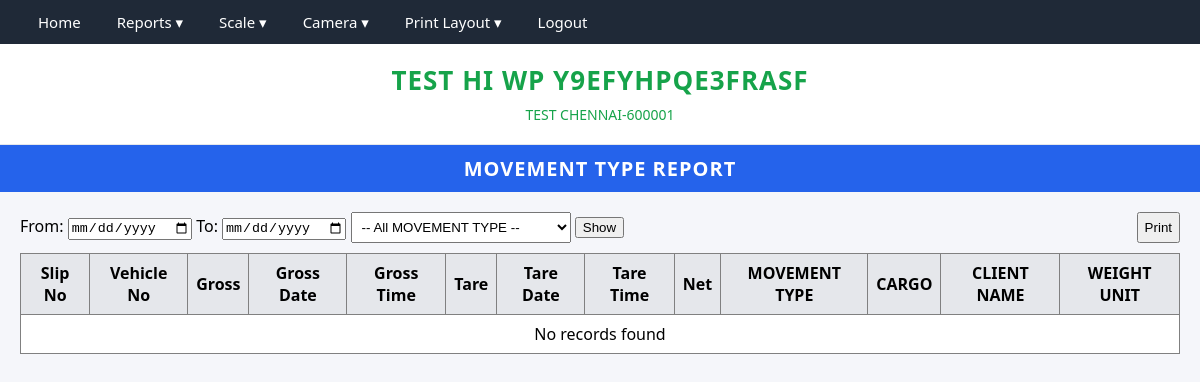
Screenshot of /dynamic_report.php?field_id=1 (signed in) with the database file from the repository.
### tables this page shows
CREATE TABLE `company` (
  `id` int(11) NOT NULL AUTO_INCREMENT,
  `company_name` varchar(255) NOT NULL,
  `company_address` text DEFAULT NULL,
  `gst_number` varchar(50) DEFAULT NULL,
  `phone` varchar(50) DEFAULT NULL,
  `email` varchar(100) DEFAULT NULL,
  PRIMARY KEY (`id`)
);

CREATE TABLE `weighment_fields` (
  `id` int(11) NOT NULL AUTO_INCREMENT,
  `company_id` int(11) NOT NULL,
  `field_name` varchar(50) NOT NULL,
  `field_label` varchar(100) NOT NULL,
  `field_type` enum('text','number','date','dropdown') NOT NULL,
  `field_values` varchar(255) DEFAULT NULL,
  `field_options` text DEFAULT NULL,
  `is_required` tinyint(1) DEFAULT 0,
  `field_order` int(11) DEFAULT 0,
  `is_active` tinyint(1) NOT NULL DEFAULT 1,
  PRIMARY KEY (`id`)
);

### functions.php (called while the page is built, shortened)
<?php
function ensureSchemaIntegrity($conn) {
    static $executed = false;
    if ($executed) return;
    $executed = true;
    $tables = ['weighments', 'sweighment', 'weighment_fields'];
    foreach ($tables as $table) {
        $tblCheck = $conn->query("SHOW TABLES LIKE '$table'");
        if ($tblCheck && $tblCheck->num_rows > 0) {
            $colCheck = $conn->query("SHOW COLUMNS FROM `$table` LIKE 'company_id'");
        }
    }
}
function getCompany($conn) {
    ensureSchemaIntegrity($conn);
    $q = $conn->query("SELECT * FROM company LIMIT 1");
    $row = $q->fetch_assoc();
    if (!isset($row['id']) || empty($row['id'])) {
        if (!empty($row['company_id'])) {
            $row['id'] = (int)$row['company_id'];
        } elseif (!empty($row['ID'])) {
            $row['id'] = (int)$row['ID'];
        } else {
            $firstVal = reset($row);
            $row['id'] = (is_numeric($firstVal) && (int)$firstVal > 0) ? (int)$firstVal : 1;
        }
    } else {
        $row['id'] = (int)$row['id'];
    }
    return $row;
}
?>

### dynamic_report.php (the view, shortened to what this page needs)
<?php
require_once "db.php";
require_once "functions.php";
require_once "header.php";
$company = getCompany($conn);
$company_id = $company['id'];
$field_id = (int)($_GET['field_id'] ?? 0);
$stmt = $conn->prepare("
    SELECT field_label,field_options
    FROM weighment_fields
  WHERE id = ?
  AND company_id = ?
  AND field_options LIKE '%report%'
  AND is_active = 1
");
$stmt->bind_param("ii", $field_id, $company_id);
$stmt->execute();
$rs = $stmt->get_result();
$row = $rs->fetch_assoc();
$field_label = $row['field_label'];
$is_total_report =
    strpos($row['field_options'],'total') !== false;
$from_date = $_GET['from_date'] ?? '';
$to_date   = $_GET['to_date'] ?? '';
$dyn_fields = [];
$stmt = $conn->prepare("
    SELECT id,
           field_label,
           field_options
    FROM weighment_fields
    WHERE company_id = ?
      AND is_active = 1
    ORDER BY field_order
");
$stmt->bind_param("i", $company_id);
$stmt->execute();
$rs = $stmt->get_result();
while ($r = $rs->fetch_assoc()) {
    $dyn_fields[$r['id']] = $r['field_label'];
}
$result = false;
?>
<div class="page-title">
    <?php echo strtoupper(htmlspecialchars($field_label)); ?> REPORT
</div>
<div class="container">
<div style="display:flex;justify-content:space-between;margin-bottom:10px;">
    <form method="get">
    From:
    <input type="date" name="from_date"
           value="<?php echo htmlspecialchars($from_date); ?>">
    To:
    <input type="date" name="to_date"
           value="<?php echo htmlspecialchars($to_date); ?>">
		<?php if(!$is_total_report): ?>
        <select name="value" style="padding:6px;width:220px;">
            <option value="">-- All <?php echo htmlspecialchars($field_label); ?> --</option>
        </select>
		<?php endif; ?>
        <button type="submit">Show</button>
    </form>
    <button onclick="window.print()">Print</button>
</div>
<table width="100%" border="1" cellspacing="0" cellpadding="8" style="background:#fff;border-collapse:collapse;">
<tr style="background:#e5e7eb;font-weight:bold;">
<th>Slip No</th>
<th>Vehicle No</th>
<th>Gross</th>
<th>Gross Date</th>
<th>Gross Time</th>
<th>Tare</th>
<th>Tare Date</th>
<th>Tare Time</th>
<th>Net</th>
<?php foreach($dyn_fields as $fid=>$lbl): ?>
    <th><?= htmlspecialchars($lbl) ?></th>
<?php endforeach; ?>
</tr>
<?php if (!$result || $result->num_rows === 0): ?>
<tr>
    <td colspan="<?php echo 9 + count($dyn_fields); ?>" align="center">
        No records found
    </td>
</tr>
<?php endif; ?>
</table>
</div>

### header.php (shortened to what this page needs)
<?php
require_once "db.php";
require_once "functions.php";
    ?>
    <?php
$company = getCompany($conn);
?>
<!DOCTYPE html>
<html>
<head>
</head>
<body>
<div class="top-menu">
    <ul>
        <li><a href="mainform.php">Home</a></li>
        <li>
            <a href="#">Reports ▾</a>
        </li>
        <li>
            <a href="#">Scale ▾</a>
        </li>
        <li>
            <a href="#">Camera ▾</a>
        </li>
        <li>
            <a href="#">Print Layout ▾</a>
        </li>
        <li><a href="?action=logout" onclick="return confirm('Are you sure you want to logout?');">Logout</a></li>
    </ul>
</div>
<div class="company-banner">
    <h1><?php echo strtoupper($company['company_name'] ?? ''); ?></h1>
    <div class="info">
        <?php echo nl2br(htmlspecialchars($company['company_address'] ?? '')); ?><br>
    </div>
</div>
</body>
</html>

### header.php (style rules this page uses)
body { font-family: 'Segoe UI', system-ui, -apple-system, BlinkMacSystemFont, 'Inter', Roboto, sans-serif; margin: 0; background: #f5f6fa; }
.top-menu { background: #1f2937; color: #fff; }
.top-menu ul { list-style: none; margin: 0; padding: 0 20px; display: flex; }
.top-menu li { position: relative; }
.top-menu a { display: block; padding: 12px 18px; color: #fff; text-decoration: none; font-size: 15px; font-weight: 500; }
.company-banner { background: #ffffff; border-bottom: 1px solid #e5e7eb; text-align: center; padding: 18px 10px; }
.company-banner h1 { margin: 0; font-size: 26px; letter-spacing: 1px; color: #16a34a; }
.company-banner .info { margin-top: 6px; font-size: 14px; color: #16a34a; line-height: 1.6; font-weight: 500; }
.page-title { background: #2563eb; color: #ffffff; text-align: center; padding: 10px; font-size: 20px; font-weight: 600; letter-spacing: 1px; }
.container { padding: 20px; }

### rows the page displays
company: company_name "TEST HI WP Y9EFYHPQE3FRASF", company_address "TEST CHENNAI-600001"
weighment_fields: field_label "MOVEMENT TYPE"

### other values shown
$lbl "MOVEMENT TYPE"
$lbl "CARGO"
$lbl "CLIENT NAME"
$lbl "WEIGHT UNIT"
